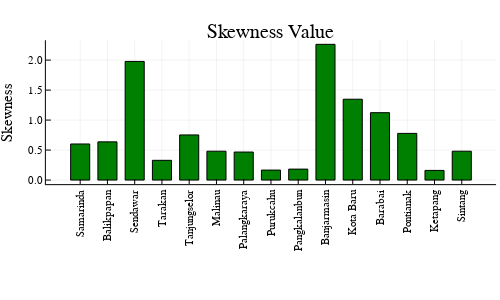

Source (notebook cell):
### Code cell
cs=[cssamarinda csbalikpapan cssendawar cstarakan cstanjungselor csmalinau cspalangkaraya cspurukcahu cspangkalan csbanjarmasin cskotabaru csbarabai cspontianak csketapang cssintang]
kota=["Samarinda" ; "Balikpapan"; "Sendawar" ;"Tarakan" ;"Tanjungselor" ; "Malinau" ;"Palangkaraya" ;"Purukcahu" ;"Pangkalanbun" ;"Banjarmasin" ;"Kota Baru"; "Barabai"; "Pontianak" ;"Ketapang" ;"Sintang"]
bar(kota,[cssamarinda csbalikpapan cssendawar cstarakan cstanjungselor csmalinau cspalangkaraya cspurukcahu cspangkalan csbanjarmasin cskotabaru csbarabai cspontianak csketapang cssintang][:],
            #bar_position = :dodge, 
            bar_width=0.7, 
            xticks=(0.5:15 ,kota), 
            ylabel="Skewness",
            #xlabel="Kota",
            xrotation=90, 
            label=false, color=:green, title="Skewness Value",
            size=(500,300))

### Figure 1 — Plotly figure (JSON) as saved in the notebook; plotly's stock layout.template omitted (floating-point values rounded to 4 significant figures)
{"data": [{"fill": "tozeroy", "fillcolor": "rgba(0, 128, 0, 1.000)", "hoverinfo": "none", "legendgroup": "", "line": {"color": "rgba(0, 0, 0, 1.000)", "dash": "solid", "width": 1}, "mode": "lines", "name": "", "showlegend": false, "type": "scatter", "x": [0.15, 0.15, 0.85, 0.85, 0.15, 0.15], "xaxis": "x1", "y": [0.6016, 0, 0, 0.6016, 0.6016, 0.6016], "yaxis": "y1"}, {"fill": "tozeroy", "fillcolor": "rgba(0, 128, 0, 1.000)", "hoverinfo": "none", "legendgroup": "", "line": {"color": "rgba(0, 0, 0, 1.000)", "dash": "solid", "width": 1}, "mode": "lines", "name": "", "showlegend": false, "type": "scatter", "x": [1.15, 1.15, 1.85, 1.85, 1.15, 1.15], "xaxis": "x1", "y": [0.637, 0, 0, 0.637, 0.637, 0.637], "yaxis": "y1"}, {"fill": "tozeroy", "fillcolor": "rgba(0, 128, 0, 1.000)", "hoverinfo": "none", "legendgroup": "", "line": {"color": "rgba(0, 0, 0, 1.000)", "dash": "solid", "width": 1}, "mode": "lines", "name": "", "showlegend": false, "type": "scatter", "x": [2.15, 2.15, 2.85, 2.85, 2.15, 2.15], "xaxis": "x1", "y": [1.978, 0, 0, 1.978, 1.978, 1.978], "yaxis": "y1"}, {"fill": "tozeroy", "fillcolor": "rgba(0, 128, 0, 1.000)", "hoverinfo": "none", "legendgroup": "", "line": {"color": "rgba(0, 0, 0, 1.000)", "dash": "solid", "width": 1}, "mode": "lines", "name": "", "showlegend": false, "type": "scatter", "x": [3.15, 3.15, 3.85, 3.85, 3.15, 3.15], "xaxis": "x1", "y": [0.3294, 0, 0, 0.3294, 0.3294, 0.3294], "yaxis": "y1"}, {"fill": "tozeroy", "fillcolor": "rgba(0, 128, 0, 1.000)", "hoverinfo": "none", "legendgroup": "", "line": {"color": "rgba(0, 0, 0, 1.000)", "dash": "solid", "width": 1}, "mode": "lines", "name": "", "showlegend": false, "type": "scatter", "x": [4.15, 4.15, 4.85, 4.85, 4.15, 4.15], "xaxis": "x1", "y": [0.7527, 0, 0, 0.7527, 0.7527, 0.7527], "yaxis": "y1"}, {"fill": "tozeroy", "fillcolor": "rgba(0, 128, 0, 1.000)", "hoverinfo": "none", "legendgroup": "", "line": {"color": "rgba(0, 0, 0, 1.000)", "dash": "solid", "width": 1}, "mode": "lines", "name": "", "showlegend": false, "type": "scatter", "x": [5.15, 5.15, 5.85, 5.85, 5.15, 5.15], "xaxis": "x1", "y": [0.4811, 0, 0, 0.4811, 0.4811, 0.4811], "yaxis": "y1"}, {"fill": "tozeroy", "fillcolor": "rgba(0, 128, 0, 1.000)", "hoverinfo": "none", "legendgroup": "", "line": {"color": "rgba(0, 0, 0, 1.000)", "dash": "solid", "width": 1}, "mode": "lines", "name": "", "showlegend": false, "type": "scatter", "x": [6.15, 6.15, 6.85, 6.85, 6.15, 6.15], "xaxis": "x1", "y": [0.4672, 0, 0, 0.4672, 0.4672, 0.4672], "yaxis": "y1"}, {"fill": "tozeroy", "fillcolor": "rgba(0, 128, 0, 1.000)", "hoverinfo": "none", "legendgroup": "", "line": {"color": "rgba(0, 0, 0, 1.000)", "dash": "solid", "width": 1}, "mode": "lines", "name": "", "showlegend": false, "type": "scatter", "x": [7.15, 7.15, 7.85, 7.85, 7.15, 7.15], "xaxis": "x1", "y": [0.1664, 0, 0, 0.1664, 0.1664, 0.1664], "yaxis": "y1"}, {"fill": "tozeroy", "fillcolor": "rgba(0, 128, 0, 1.000)", "hoverinfo": "none", "legendgroup": "", "line": {"color": "rgba(0, 0, 0, 1.000)", "dash": "solid", "width": 1}, "mode": "lines", "name": "", "showlegend": false, "type": "scatter", "x": [8.15, 8.15, 8.85, 8.85, 8.15, 8.15], "xaxis": "x1", "y": [0.1826, 0, 0, 0.1826, 0.1826, 0.1826], "yaxis": "y1"}, {"fill": "tozeroy", "fillcolor": "rgba(0, 128, 0, 1.000)", "hoverinfo": "none", "legendgroup": "", "line": {"color": "rgba(0, 0, 0, 1.000)", "dash": "solid", "width": 1}, "mode": "lines", "name": "", "showlegend": false, "type": "scatter", "x": [9.15, 9.15, 9.85, 9.85, 9.15, 9.15], "xaxis": "x1", "y": [2.263, 0, 0, 2.263, 2.263, 2.263], "yaxis": "y1"}, {"fill": "tozeroy", "fillcolor": "rgba(0, 128, 0, 1.000)", "hoverinfo": "none", "legendgroup": "", "line": {"color": "rgba(0, 0, 0, 1.000)", "dash": "solid", "width": 1}, "mode": "lines", "name": "", "showlegend": false, "type": "scatter", "x": [10.15, 10.15, 10.85, 10.85, 10.15, 10.15], "xaxis": "x1", "y": [1.348, 0, 0, 1.348, 1.348, 1.348], "yaxis": "y1"}, {"fill": "tozeroy", "fillcolor": "rgba(0, 128, 0, 1.000)", "hoverinfo": "none", "legendgroup": "", "line": {"color": "rgba(0, 0, 0, 1.000)", "dash": "solid", "width": 1}, "mode": "lines", "name": "", "showlegend": false, "type": "scatter", "x": [11.15, 11.15, 11.85, 11.85, 11.15, 11.15], "xaxis": "x1", "y": [1.123, 0, 0, 1.123, 1.123, 1.123], "yaxis": "y1"}, {"fill": "tozeroy", "fillcolor": "rgba(0, 128, 0, 1.000)", "hoverinfo": "none", "legendgroup": "", "line": {"color": "rgba(0, 0, 0, 1.000)", "dash": "solid", "width": 1}, "mode": "lines", "name": "", "showlegend": false, "type": "scatter", "x": [12.15, 12.15, 12.85, 12.85, 12.15, 12.15], "xaxis": "x1", "y": [0.7781, 0, 0, 0.7781, 0.7781, 0.7781], "yaxis": "y1"}, {"fill": "tozeroy", "fillcolor": "rgba(0, 128, 0, 1.000)", "hoverinfo": "none", "legendgroup": "", "line": {"color": "rgba(0, 0, 0, 1.000)", "dash": "solid", "width": 1}, "mode": "lines", "name": "", "showlegend": false, "type": "scatter", "x": [13.15, 13.15, 13.85, 13.85, 13.15, 13.15], "xaxis": "x1", "y": [0.161, 0, 0, 0.161, 0.161, 0.161], "yaxis": "y1"}, {"fill": "tozeroy", "fillcolor": "rgba(0, 128, 0, 1.000)", "hoverinfo": "none", "legendgroup": "", "line": {"color": "rgba(0, 0, 0, 1.000)", "dash": "solid", "width": 1}, "mode": "lines", "name": "", "showlegend": false, "type": "scatter", "x": [14.15, 14.15, 14.85, 14.85, 14.15, 14.15], "xaxis": "x1", "y": [0.4811, 0, 0, 0.4811, 0.4811, 0.4811], "yaxis": "y1"}, {"colorbar": {"title": ""}, "legendgroup": "", "marker": {"color": "rgba(0, 128, 0, 0.000)", "line": {"color": "rgba(0, 0, 0, 0.000)", "width": 1}, "size": 0, "symbol": "circle"}, "mode": "markers", "name": "", "showlegend": false, "type": "scatter", "x": [0.5, 1.5, 2.5, 3.5, 4.5, 5.5, 6.5, 7.5, 8.5, 9.5, 10.5, 11.5, 12.5, 13.5, 14.5], "xaxis": "x", "y": [0.6016, 0.637, 1.978, 0.3294, 0.7527, 0.4811, 0.4672, 0.1664, 0.1826, 2.263, 1.348, 1.123, 0.7781, 0.161, 0.4811], "yaxis": "y", "zmax": null, "zmin": null}], "layout": {"annotations": [{"font": {"color": "rgba(0, 0, 0, 1.000)", "family": "sans-serif", "size": 20}, "rotation": 0, "showarrow": false, "text": "Skewness Value", "x": 0.5419, "xanchor": "center", "xref": "paper", "y": 1, "yanchor": "top", "yref": "paper"}], "height": 300, "legend": {"bgcolor": "rgba(255, 255, 255, 1.000)", "bordercolor": "rgba(0, 0, 0, 1.000)", "borderwidth": 1, "font": {"color": "rgba(0, 0, 0, 1.000)", "family": "sans-serif", "size": 11}, "title": {"font": {"color": "rgba(0, 0, 0, 1.000)", "family": "sans-serif", "size": 15}, "text": ""}, "tracegroupgap": 0, "traceorder": "normal", "x": 1, "xanchor": "auto", "y": 1, "yanchor": "auto"}, "margin": {"b": 20, "l": 0, "r": 0, "t": 20}, "paper_bgcolor": "rgba(255, 255, 255, 1.000)", "plot_bgcolor": "rgba(255, 255, 255, 1.000)", "showlegend": true, "width": 500, "xaxis": {"anchor": "y", "domain": [0.09176, 0.9921], "gridcolor": "rgba(0, 0, 0, 0.100)", "gridwidth": 0.5, "linecolor": "rgba(0, 0, 0, 1.000)", "mirror": false, "range": [-0.7585, 15.76], "showgrid": true, "showline": true, "showticklabels": true, "tickangle": -90, "tickcolor": "rgb(0, 0, 0)", "tickfont": {"color": "rgba(0, 0, 0, 1.000)", "family": "sans-serif", "size": 11}, "tickmode": "array", "ticks": "inside", "ticktext": ["Samarinda", "Balikpapan", "Sendawar", "Tarakan", "Tanjungselor", "Malinau", "Palangkaraya", "Purukcahu", "Pangkalanbun", "Banjarmasin", "Kota Baru", "Barabai", "Pontianak", "Ketapang", "Sintang"], "tickvals": [0.5, 1.5, 2.5, 3.5, 4.5, 5.5, 6.5, 7.5, 8.5, 9.5, 10.5, 11.5, 12.5, 13.5, 14.5], "title": "", "titlefont": {"color": "rgba(0, 0, 0, 1.000)", "family": "sans-serif", "size": 15}, "type": "-", "visible": true, "zeroline": false, "zerolinecolor": "rgba(0, 0, 0, 1.000)"}, "yaxis": {"anchor": "x", "domain": [0.3687, 0.9221], "gridcolor": "rgba(0, 0, 0, 0.100)", "gridwidth": 0.5, "linecolor": "rgba(0, 0, 0, 1.000)", "mirror": false, "range": [-0.06788, 2.331], "showgrid": true, "showline": true, "showticklabels": true, "tickangle": 0, "tickcolor": "rgb(0, 0, 0)", "tickfont": {"color": "rgba(0, 0, 0, 1.000)", "family": "sans-serif", "size": 11}, "tickmode": "array", "ticks": "inside", "ticktext": ["0.0", "0.5", "1.0", "1.5", "2.0"], "tickvals": [0, 0.5, 1, 1.5, 2], "title": "Skewness", "titlefont": {"color": "rgba(0, 0, 0, 1.000)", "family": "sans-serif", "size": 15}, "type": "-", "visible": true, "zeroline": false, "zerolinecolor": "rgba(0, 0, 0, 1.000)"}}}
